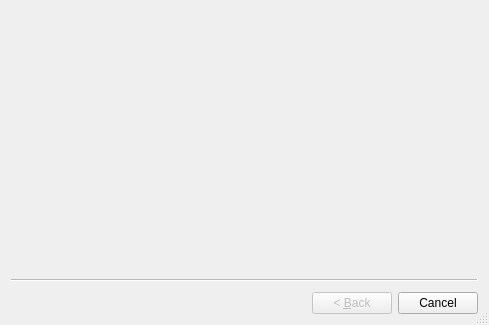
<?xml version="1.0" encoding="UTF-8"?>
<ui version="4.0">
 <class>WzrdEncuesta</class>
 <widget class="QWizard" name="WzrdEncuesta">
  <property name="geometry">
   <rect>
    <x>0</x>
    <y>0</y>
    <width>489</width>
    <height>325</height>
   </rect>
  </property>
  <property name="windowTitle">
   <string>Encuesta</string>
  </property>
  <property name="sizeGripEnabled">
   <bool>true</bool>
  </property>
  <property name="modal">
   <bool>true</bool>
  </property>
  <property name="options">
   <set>QWizard::ExtendedWatermarkPixmap|QWizard::HelpButtonOnRight</set>
  </property>
 </widget>
 <resources>
  <include location="resources/actionIcos.qrc"/>
  <include location="resources/backgroundImages.qrc"/>
 </resources>
 <connections/>
</ui>
